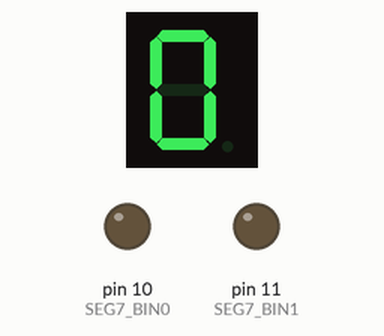
The sketch below on a simulated Arduino Uno, built with avr-gcc and run on an emulated ATmega328P. On the bench: 1-digit seven-segment display, output pins drawn as LEDs (lit = HIGH). Wiring (inferred from the names in the program): 1-digit 7-segment display, segments lit when HIGH: segments pin 9, pin 8, pin 7, pin 6, pin 5, pin 4, pin 3. The segment pins are drawn as the display they are named for; pins used as bus, display or sensor lines are not drawn.

Above: at 0.1 s.
At 0.6 s:
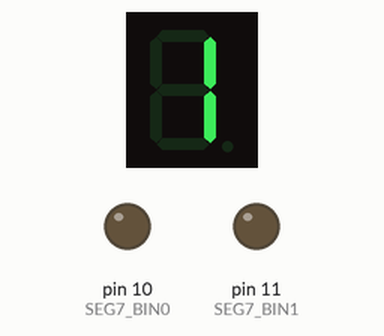
At 1.1 s:
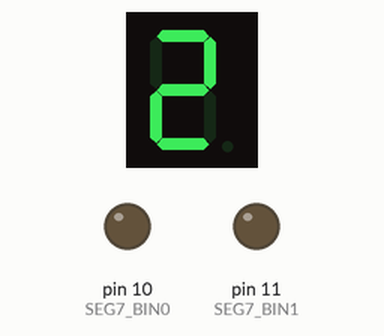
At 2.6 s:
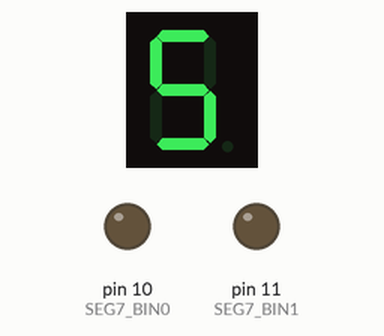
At 3.6 s:
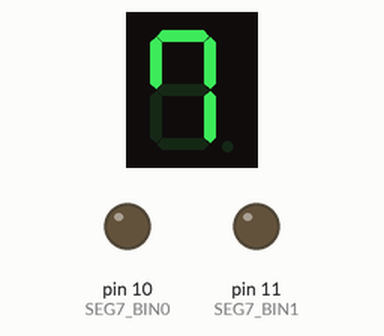
At 5.1 s:
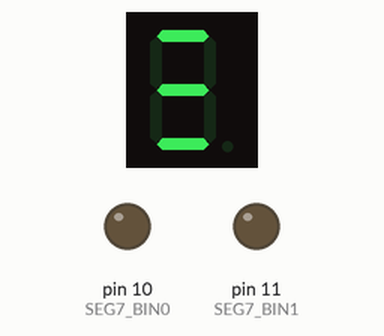

The sketch:

06_7SegmentLED.ino
```cpp
#include <Arduino.h>

constexpr uint8_t SEG_G = 3;
constexpr uint8_t SEG_F = 4;
constexpr uint8_t SEG_E = 5;
constexpr uint8_t SEG_D = 6;
constexpr uint8_t SEG_C = 7;
constexpr uint8_t SEG_B = 8;
constexpr uint8_t SEG_A = 9;
constexpr uint8_t SEG7_BIN0 = 10;
constexpr uint8_t SEG7_BIN1 = 11;

void setup() {
  pinMode(SEG_G, OUTPUT);
  pinMode(SEG_F, OUTPUT);
  pinMode(SEG_E, OUTPUT);
  pinMode(SEG_D, OUTPUT);
  pinMode(SEG_C, OUTPUT);
  pinMode(SEG_B, OUTPUT);
  pinMode(SEG_A, OUTPUT);
  pinMode(SEG7_BIN0, OUTPUT);
  pinMode(SEG7_BIN1, OUTPUT);
}

void write_a_digit(byte data) {
  digitalWrite(SEG7_BIN0, 0);
  digitalWrite(SEG7_BIN1, 0);

  constexpr byte SEG_GP[] = {0, 0, 1, 1, 1, 1, 1, 0, 1, 1, 1};
  constexpr byte SEG_FP[] = {1, 0, 0, 0, 1, 1, 1, 1, 1, 1, 0};
  constexpr byte SEG_EP[] = {1, 0, 1, 0, 0, 0, 1, 0, 1, 0, 0};
  constexpr byte SEG_DP[] = {1, 0, 1, 1, 0, 1, 1, 0, 1, 1, 1};
  constexpr byte SEG_CP[] = {1, 1, 0, 1, 1, 1, 1, 1, 1, 1, 0};
  constexpr byte SEG_BP[] = {1, 1, 1, 1, 1, 0, 0, 1, 1, 1, 0};
  constexpr byte SEG_AP[] = {1, 0, 1, 1, 0, 1, 1, 1, 1, 1, 1};

  digitalWrite(SEG_G, SEG_GP[min(data, 10)]);
  digitalWrite(SEG_F, SEG_FP[min(data, 10)]);
  digitalWrite(SEG_E, SEG_EP[min(data, 10)]);
  digitalWrite(SEG_D, SEG_DP[min(data, 10)]);
  digitalWrite(SEG_C, SEG_CP[min(data, 10)]);
  digitalWrite(SEG_B, SEG_BP[min(data, 10)]);
  digitalWrite(SEG_A, SEG_AP[min(data, 10)]);
}

void loop() {
  for (byte i = 0; i <= 10; i++) {
    write_a_digit(i);
    delay(500);
  }
}
```

Measured:
- by itself, everything shown: repeats every 5.5 s, in 11 steps
- what the display in image 1 shows lasts 0.5 s, from 0.5 s to 1.0 s
